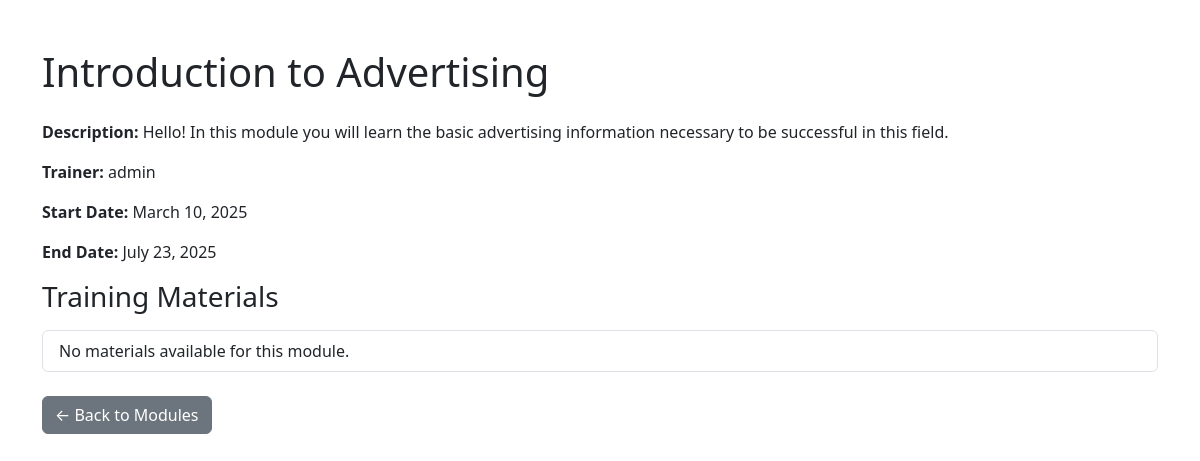
Screenshot of /modules/1/ with the database file from the repository.
### App/models.py (models this page shows, shortened)
class Module(models.Model):
    title = models.CharField(max_length=200)
    description = models.TextField()
    start_date = models.DateField()
    end_date = models.DateField()
    trainer = models.ForeignKey(User, on_delete=models.SET_NULL, null=True, related_name="modules")

### App/views.py (the view)
# urls.py: path('modules/<int:module_id>/', views.module_detail, name='module_detail'),
def module_detail(request, module_id):
    module = Module.objects.get(id=module_id)
    materials = module.materials.all()
    return render(request, 'module_detail.html', {'module': module, 'materials': materials})

### App/Templates/module_detail.html (shortened to what this page needs)
<!DOCTYPE html>
<html>
<head>
    <link href="https://cdn.jsdelivr.net/npm/bootstrap@5.3.0/dist/css/bootstrap.min.css" rel="stylesheet">
</head>
<body class="container mt-5">
    <h1 class="mb-4">{{ module.title }}</h1>
    <div class="mb-3">
        <p><strong>Description:</strong> {{ module.description }}</p>
        <p><strong>Trainer:</strong> {{ module.trainer.username }}</p>
        <p><strong>Start Date:</strong> {{ module.start_date }}</p>
        <p><strong>End Date:</strong> {{ module.end_date }}</p>
    </div>
    <h3>Training Materials</h3>
    <ul class="list-group mt-3">
        {% for material in materials %}
        <li class="list-group-item">
            <h5>{{ material.title }}</h5>
            <p>{{ material.content }}</p>
        </li>
        {% empty %}
        <li class="list-group-item">No materials available for this module.</li>
        {% endfor %}
    </ul>
    <a href="{% url 'module_list' %}" class="btn btn-secondary mt-4">← Back to Modules</a>
</body>
</html>

### rows the page displays
Module: title "Introduction to Advertising", description "Hello! In this module you will learn the basic advertising information necessary to be successful in this field.", trainer.username "admin", start_date "March 10, 2025", end_date "July 23, 2025"
